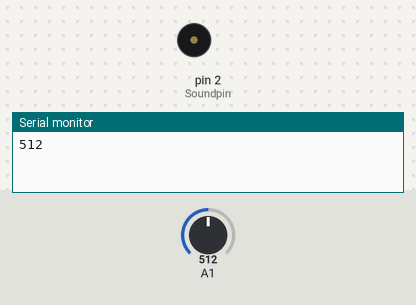
Simulated run of this sketch. Board: Arduino Uno, built with avr-gcc and run on an emulated ATmega328P. Shown: buzzer (waves = sounding), the last lines printed to the serial monitor. Inputs (shaded band) come from the test bench; at power-on: A1 = 512.

Above: at 0.1 s.
At 1.1 s:
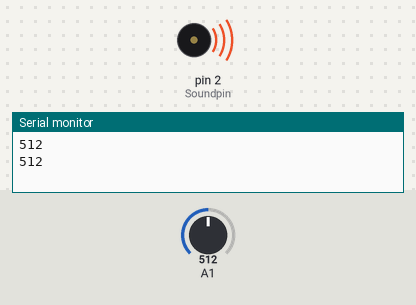
Timing chart, 0 to 2.6 s (numbered marks = the images above):
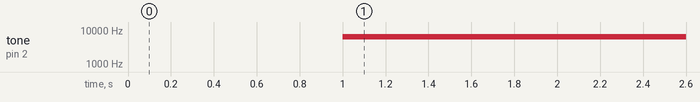

Measured:
- by itself, tone on pin 2 (Soundpin): silent → 6271 Hz at 1.0 s

The sketch:

T6.ino
```cpp
int Soundpin=2;
void setup() {
  // put your setup code here, to run once:
  pinMode(Soundpin,OUTPUT);
  Serial.begin(9600);

}
int value;
int num;
void loop() {
  // put your main code here, to run repeatedly:
  value=analogRead(A1);
  Serial.println(value);
  delay(1000);
  num=map(value,20,160,0,1500)+1000;
  tone(Soundpin,num);

}
```
